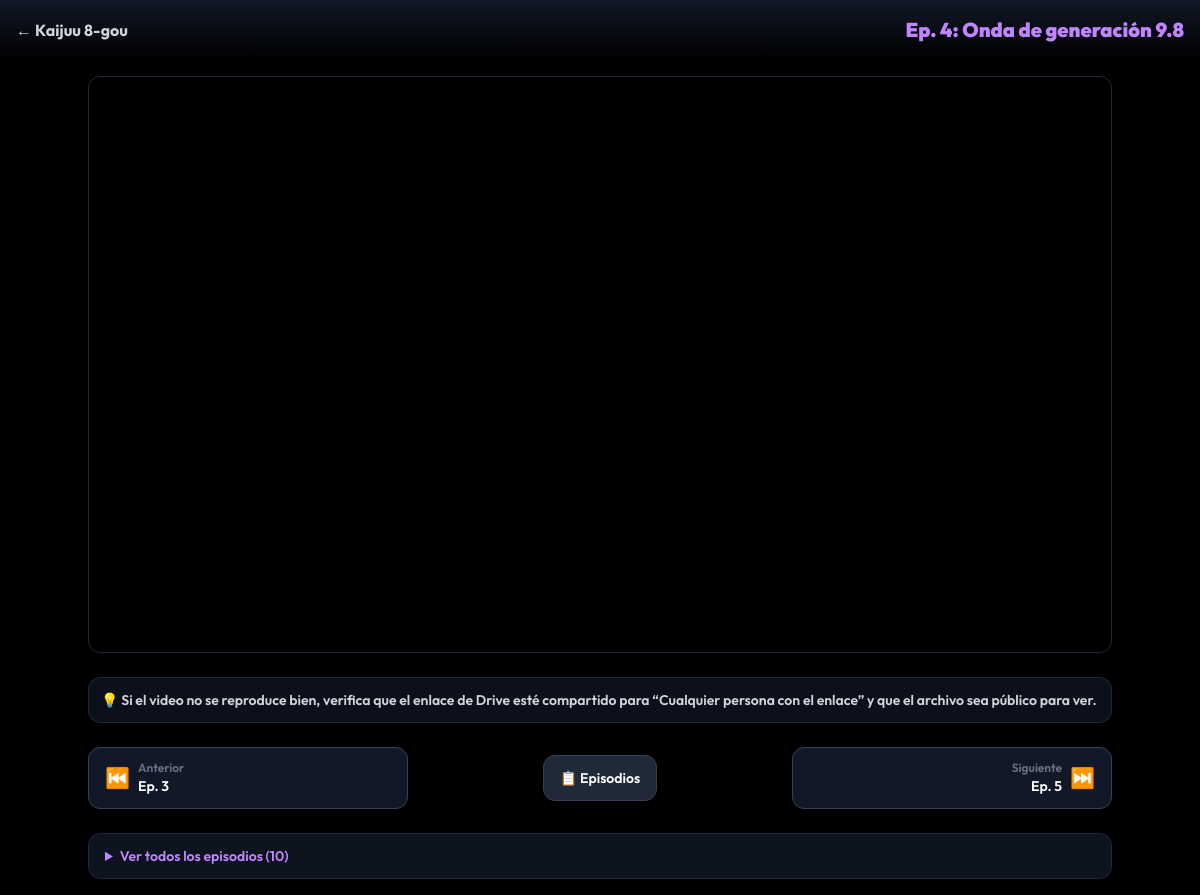
The app's page /episodio/7/ (signed in) with its own data.
### catalog/models.py (models this page shows, shortened)
class Episodio(models.Model):
    anime = models.ForeignKey(Anime, on_delete=models.CASCADE, related_name='episodios')
    numero = models.IntegerField(help_text="Número del episodio (ej. 1)")
    titulo = models.CharField(max_length=200, help_text="Título del episodio")
    video_url = models.URLField(max_length=700, help_text="Enlace del video o Embed Code")
    class Meta:
        constraints = [
            models.UniqueConstraint(fields=['anime', 'numero'], name='unique_episodio_por_anime'),
        ]
        ordering = ['numero']

class Anime(models.Model):
    titulo = models.CharField(max_length=200)
    sinopsis = models.TextField()
    fecha_estreno = models.DateField()
    genero = models.CharField(max_length=100)
    calificacion = models.FloatField(default=0.0)
    imagen_url = models.URLField(max_length=500, blank=True, null=True, help_text="Enlace URL de la imagen de portada")
    trailer_url = models.URLField(max_length=500, blank=True, null=True, help_text="URL de YouTube (ej. https://www.youtube.com/embed/...)")
    favoritos = models.ManyToManyField(User, related_name='animes_favoritos', blank=True)
    vistos = models.ManyToManyField(User, related_name='animes_vistos', blank=True)

### catalog/views.py (the view)
# urls.py: path('episodio/<int:episodio_id>/', ver_episodio, name='ver_episodio'),
@login_required
def ver_episodio(request, episodio_id):
    episodio = get_object_or_404(Episodio, id=episodio_id)
    anime = episodio.anime
    episodios = anime.episodios.order_by('numero')
    prev_episodio = anime.episodios.filter(numero__lt=episodio.numero).order_by('-numero').first()
    next_episodio = anime.episodios.filter(numero__gt=episodio.numero).order_by('numero').first()
    return render(request, 'catalog/ver_episodio.html', {
        'episodio': episodio,
        'episodios': episodios,
        'prev_episodio': prev_episodio,
        'next_episodio': next_episodio,
    })

### catalog/templates/catalog/ver_episodio.html (shortened to what this page needs)
{% extends 'base.html' %}
{% block body_class %}bg-black text-white min-h-screen flex flex-col font-sans{% endblock %}
{% block navbar %}
<nav class="p-4 flex justify-between items-center bg-gradient-to-b from-gray-900 to-transparent sticky top-0 z-50">
    <a href="{% url 'anime_detalle' episodio.anime.id %}" class="text-gray-300 hover:text-pink-400 font-bold transition flex items-center gap-2 text-sm md:text-base">
        ← {{ episodio.anime.titulo }}
    </a>
    <h2 class="text-base md:text-xl font-black text-purple-400 truncate max-w-[50%] text-right">
        Ep. {{ episodio.numero }}: {{ episodio.titulo }}
    </h2>
</nav>
{% endblock %}
{% block content %}
<div class="flex-grow flex flex-col items-center justify-center p-3 sm:p-4 gap-4 sm:gap-6">
    <div class="w-full max-w-5xl rounded-xl overflow-hidden shadow-2xl border border-gray-800 bg-black">
        <div class="relative w-full aspect-video">
            <iframe
                src="{{ episodio.video_url }}"
                class="absolute inset-0 w-full h-full"
                frameborder="0"
                allow="autoplay; fullscreen; picture-in-picture"
                allowfullscreen
                loading="lazy"
                title="Reproductor de episodio"
            ></iframe>
        </div>
    </div>
    <div class="w-full max-w-5xl rounded-xl border border-gray-800 bg-gray-900/70 p-3 text-sm text-gray-400">
        <p class="font-semibold text-gray-300">💡 Si el video no se reproduce bien, verifica que el enlace de Drive esté compartido para “Cualquier persona con el enlace” y que el archivo sea público para ver.</p>
    </div>
    <div class="w-full max-w-5xl flex items-center justify-between gap-4">
        {% if prev_episodio %}
            <a href="{% url 'ver_episodio' prev_episodio.id %}" class="flex items-center gap-2 bg-gray-900 hover:bg-purple-900/50 border border-gray-700 hover:border-purple-500 px-4 py-3 rounded-xl transition text-sm font-semibold flex-1 max-w-xs">
                <span class="text-xl">⏮️</span>
                <div class="min-w-0 text-left">
                    <span class="text-xs text-gray-500 block">Anterior</span>
                    <span class="truncate block">Ep. {{ prev_episodio.numero }}</span>
                </div>
            </a>
        {% else %}
            <div class="flex-1 max-w-xs"></div>
        {% endif %}
        <a href="{% url 'anime_detalle' episodio.anime.id %}" class="bg-gray-800 hover:bg-gray-700 border border-gray-700 px-4 py-3 rounded-xl text-sm font-semibold transition whitespace-nowrap">
            📋 Episodios
        </a>
        {% if next_episodio %}
            <a href="{% url 'ver_episodio' next_episodio.id %}" class="flex items-center gap-2 bg-gray-900 hover:bg-purple-900/50 border border-gray-700 hover:border-purple-500 px-4 py-3 rounded-xl transition text-sm font-semibold flex-1 max-w-xs justify-end">
                <div class="min-w-0 text-right">
                    <span class="text-xs text-gray-500 block">Siguiente</span>
                    <span class="truncate block">Ep. {{ next_episodio.numero }}</span>
                </div>
                <span class="text-xl">⏭️</span>
            </a>
        {% else %}
            <div class="flex-1 max-w-xs"></div>
        {% endif %}
    </div>
    {% if episodios %}
    <div class="w-full max-w-5xl">
        <details class="bg-gray-900/80 border border-gray-800 rounded-xl overflow-hidden">
            <summary class="px-4 py-3 cursor-pointer text-sm font-semibold text-purple-400 hover:bg-gray-800 transition">
                Ver todos los episodios ({{ episodios|length }})
            </summary>
        </details>
    </div>
    {% endif %}
</div>
{% endblock %}

### records on screen
Episodio: anime.titulo "Kaijuu 8-gou", numero "4", titulo "Onda de generación 9.8"
Episodio: numero "3"
Episodio: numero "5"

### other values on screen
{{ episodios|length }} "10"
